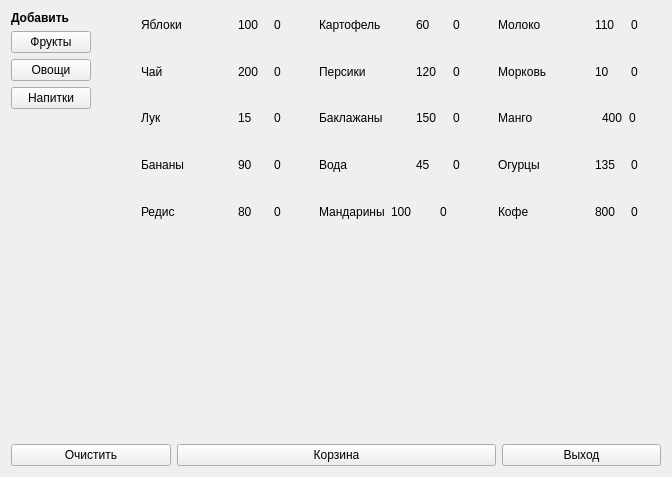
<?xml version="1.0" encoding="UTF-8"?>
<ui version="4.0">
 <class>Selector</class>
 <widget class="QMainWindow" name="Selector">
  <property name="geometry">
   <rect>
    <x>0</x>
    <y>0</y>
    <width>672</width>
    <height>477</height>
   </rect>
  </property>
  <property name="windowTitle">
   <string>Лавка</string>
  </property>
  <widget class="QWidget" name="centralWidget">
   <property name="maximumSize">
    <size>
     <width>672</width>
     <height>16777215</height>
    </size>
   </property>
   <layout class="QVBoxLayout" name="verticalLayout_2">
    <item>
     <layout class="QHBoxLayout" name="horizontalLayout_2" stretch="0,0">
      <property name="spacing">
       <number>50</number>
      </property>
      <property name="sizeConstraint">
       <enum>QLayout::SizeConstraint::SetDefaultConstraint</enum>
      </property>
      <item>
       <layout class="QVBoxLayout" name="verticalLayout">
        <item>
         <widget class="QLabel" name="label">
          <property name="sizePolicy">
           <sizepolicy hsizetype="Maximum" vsizetype="Maximum">
            <horstretch>0</horstretch>
            <verstretch>0</verstretch>
           </sizepolicy>
          </property>
          <property name="font">
           <font>
            <bold>true</bold>
           </font>
          </property>
          <property name="text">
           <string>Добавить</string>
          </property>
         </widget>
        </item>
        <item>
         <widget class="QPushButton" name="pb_fruit">
          <property name="text">
           <string>Фрукты</string>
          </property>
         </widget>
        </item>
        <item>
         <widget class="QPushButton" name="pb_vegetable">
          <property name="text">
           <string>Овощи</string>
          </property>
         </widget>
        </item>
        <item>
         <widget class="QPushButton" name="pb_drink">
          <property name="text">
           <string>Напитки</string>
          </property>
         </widget>
        </item>
        <item>
         <spacer name="verticalSpacer">
          <property name="orientation">
           <enum>Qt::Orientation::Vertical</enum>
          </property>
          <property name="sizeHint" stdset="0">
           <size>
            <width>20</width>
            <height>40</height>
           </size>
          </property>
         </spacer>
        </item>
       </layout>
      </item>
      <item>
       <layout class="QGridLayout" name="gridLayout">
        <property name="sizeConstraint">
         <enum>QLayout::SizeConstraint::SetMinimumSize</enum>
        </property>
        <property name="horizontalSpacing">
         <number>15</number>
        </property>
        <property name="verticalSpacing">
         <number>20</number>
        </property>
        <item row="2" column="0">
         <layout class="QHBoxLayout" name="horizontalLayout_8" stretch="3,1,1">
          <item>
           <widget class="ClickableLabel" name="lbl_item_6">
            <property name="sizePolicy">
             <sizepolicy hsizetype="Preferred" vsizetype="Preferred">
              <horstretch>0</horstretch>
              <verstretch>0</verstretch>
             </sizepolicy>
            </property>
            <property name="text">
             <string>Чай</string>
            </property>
           </widget>
          </item>
          <item>
           <widget class="QLabel" name="lbl_cost_6">
            <property name="text">
             <string>200</string>
            </property>
           </widget>
          </item>
          <item>
           <widget class="QLabel" name="lbl_q_6">
            <property name="sizePolicy">
             <sizepolicy hsizetype="Preferred" vsizetype="Preferred">
              <horstretch>0</horstretch>
              <verstretch>0</verstretch>
             </sizepolicy>
            </property>
            <property name="text">
             <string>0</string>
            </property>
           </widget>
          </item>
         </layout>
        </item>
        <item row="2" column="2">
         <layout class="QHBoxLayout" name="horizontalLayout_7" stretch="3,1,1">
          <item>
           <widget class="ClickableLabel" name="lbl_item_5">
            <property name="sizePolicy">
             <sizepolicy hsizetype="Preferred" vsizetype="Preferred">
              <horstretch>0</horstretch>
              <verstretch>0</verstretch>
             </sizepolicy>
            </property>
            <property name="text">
             <string>Морковь</string>
            </property>
           </widget>
          </item>
          <item>
           <widget class="QLabel" name="lbl_cost_5">
            <property name="text">
             <string>10</string>
            </property>
           </widget>
          </item>
          <item>
           <widget class="QLabel" name="lbl_q_5">
            <property name="sizePolicy">
             <sizepolicy hsizetype="Preferred" vsizetype="Preferred">
              <horstretch>0</horstretch>
              <verstretch>0</verstretch>
             </sizepolicy>
            </property>
            <property name="text">
             <string>0</string>
            </property>
           </widget>
          </item>
         </layout>
        </item>
        <item row="0" column="2">
         <layout class="QHBoxLayout" name="horizontalLayout_5" stretch="3,1,1">
          <item>
           <widget class="ClickableLabel" name="lbl_item_3">
            <property name="sizePolicy">
             <sizepolicy hsizetype="Preferred" vsizetype="Preferred">
              <horstretch>0</horstretch>
              <verstretch>0</verstretch>
             </sizepolicy>
            </property>
            <property name="text">
             <string>Молоко</string>
            </property>
           </widget>
          </item>
          <item>
           <widget class="QLabel" name="lbl_cost_3">
            <property name="text">
             <string>110</string>
            </property>
           </widget>
          </item>
          <item>
           <widget class="QLabel" name="lbl_q_3">
            <property name="sizePolicy">
             <sizepolicy hsizetype="Preferred" vsizetype="Preferred">
              <horstretch>0</horstretch>
              <verstretch>0</verstretch>
             </sizepolicy>
            </property>
            <property name="text">
             <string>0</string>
            </property>
           </widget>
          </item>
         </layout>
        </item>
        <item row="3" column="1">
         <layout class="QHBoxLayout" name="horizontalLayout_9" stretch="3,1,1">
          <item>
           <widget class="ClickableLabel" name="lbl_item_7">
            <property name="sizePolicy">
             <sizepolicy hsizetype="Preferred" vsizetype="Preferred">
              <horstretch>0</horstretch>
              <verstretch>0</verstretch>
             </sizepolicy>
            </property>
            <property name="text">
             <string>Баклажаны</string>
            </property>
           </widget>
          </item>
          <item>
           <widget class="QLabel" name="lbl_cost_7">
            <property name="text">
             <string>150</string>
            </property>
           </widget>
          </item>
          <item>
           <widget class="QLabel" name="lbl_q_7">
            <property name="sizePolicy">
             <sizepolicy hsizetype="Preferred" vsizetype="Preferred">
              <horstretch>0</horstretch>
              <verstretch>0</verstretch>
             </sizepolicy>
            </property>
            <property name="text">
             <string>0</string>
            </property>
           </widget>
          </item>
         </layout>
        </item>
        <item row="0" column="1">
         <layout class="QHBoxLayout" name="horizontalLayout_4" stretch="3,1,1">
          <item>
           <widget class="ClickableLabel" name="lbl_item_2">
            <property name="sizePolicy">
             <sizepolicy hsizetype="Preferred" vsizetype="Preferred">
              <horstretch>0</horstretch>
              <verstretch>0</verstretch>
             </sizepolicy>
            </property>
            <property name="text">
             <string>Картофель</string>
            </property>
           </widget>
          </item>
          <item>
           <widget class="QLabel" name="lbl_cost_2">
            <property name="text">
             <string>60</string>
            </property>
           </widget>
          </item>
          <item>
           <widget class="QLabel" name="lbl_q_2">
            <property name="sizePolicy">
             <sizepolicy hsizetype="Preferred" vsizetype="Preferred">
              <horstretch>0</horstretch>
              <verstretch>0</verstretch>
             </sizepolicy>
            </property>
            <property name="text">
             <string>0</string>
            </property>
           </widget>
          </item>
         </layout>
        </item>
        <item row="7" column="0">
         <layout class="QHBoxLayout" name="horizontalLayout_17" stretch="3,1,1">
          <item>
           <widget class="ClickableLabel" name="lbl_item_15">
            <property name="sizePolicy">
             <sizepolicy hsizetype="Preferred" vsizetype="Preferred">
              <horstretch>0</horstretch>
              <verstretch>0</verstretch>
             </sizepolicy>
            </property>
            <property name="text">
             <string>Редис</string>
            </property>
           </widget>
          </item>
          <item>
           <widget class="QLabel" name="lbl_cost_15">
            <property name="text">
             <string>80</string>
            </property>
           </widget>
          </item>
          <item>
           <widget class="QLabel" name="lbl_q_15">
            <property name="sizePolicy">
             <sizepolicy hsizetype="Preferred" vsizetype="Preferred">
              <horstretch>0</horstretch>
              <verstretch>0</verstretch>
             </sizepolicy>
            </property>
            <property name="text">
             <string>0</string>
            </property>
           </widget>
          </item>
         </layout>
        </item>
        <item row="2" column="1">
         <layout class="QHBoxLayout" name="horizontalLayout_6" stretch="3,1,1">
          <item>
           <widget class="ClickableLabel" name="lbl_item_4">
            <property name="sizePolicy">
             <sizepolicy hsizetype="Preferred" vsizetype="Preferred">
              <horstretch>0</horstretch>
              <verstretch>0</verstretch>
             </sizepolicy>
            </property>
            <property name="text">
             <string>Персики</string>
            </property>
           </widget>
          </item>
          <item>
           <widget class="QLabel" name="lbl_cost_4">
            <property name="text">
             <string>120</string>
            </property>
           </widget>
          </item>
          <item>
           <widget class="QLabel" name="lbl_q_4">
            <property name="sizePolicy">
             <sizepolicy hsizetype="Preferred" vsizetype="Preferred">
              <horstretch>0</horstretch>
              <verstretch>0</verstretch>
             </sizepolicy>
            </property>
            <property name="text">
             <string>0</string>
            </property>
           </widget>
          </item>
         </layout>
        </item>
        <item row="3" column="2">
         <layout class="QHBoxLayout" name="horizontalLayout_10" stretch="3,0,1">
          <item>
           <widget class="ClickableLabel" name="lbl_item_8">
            <property name="sizePolicy">
             <sizepolicy hsizetype="Preferred" vsizetype="Preferred">
              <horstretch>0</horstretch>
              <verstretch>0</verstretch>
             </sizepolicy>
            </property>
            <property name="text">
             <string>Манго</string>
            </property>
           </widget>
          </item>
          <item>
           <widget class="QLabel" name="lbl_cost_8">
            <property name="text">
             <string>400</string>
            </property>
           </widget>
          </item>
          <item>
           <widget class="QLabel" name="lbl_q_8">
            <property name="sizePolicy">
             <sizepolicy hsizetype="Preferred" vsizetype="Preferred">
              <horstretch>0</horstretch>
              <verstretch>0</verstretch>
             </sizepolicy>
            </property>
            <property name="text">
             <string>0</string>
            </property>
           </widget>
          </item>
         </layout>
        </item>
        <item row="0" column="0">
         <layout class="QHBoxLayout" name="horizontalLayout_3" stretch="3,1,1">
          <item>
           <widget class="ClickableLabel" name="lbl_item_1">
            <property name="sizePolicy">
             <sizepolicy hsizetype="Preferred" vsizetype="Preferred">
              <horstretch>0</horstretch>
              <verstretch>0</verstretch>
             </sizepolicy>
            </property>
            <property name="text">
             <string>Яблоки</string>
            </property>
           </widget>
          </item>
          <item>
           <widget class="QLabel" name="lbl_cost_1">
            <property name="text">
             <string>100</string>
            </property>
           </widget>
          </item>
          <item>
           <widget class="QLabel" name="lbl_q_1">
            <property name="sizePolicy">
             <sizepolicy hsizetype="Preferred" vsizetype="Preferred">
              <horstretch>0</horstretch>
              <verstretch>0</verstretch>
             </sizepolicy>
            </property>
            <property name="text">
             <string>0</string>
            </property>
           </widget>
          </item>
         </layout>
        </item>
        <item row="4" column="2">
         <layout class="QHBoxLayout" name="horizontalLayout_13" stretch="3,1,1">
          <item>
           <widget class="ClickableLabel" name="lbl_item_11">
            <property name="sizePolicy">
             <sizepolicy hsizetype="Preferred" vsizetype="Preferred">
              <horstretch>0</horstretch>
              <verstretch>0</verstretch>
             </sizepolicy>
            </property>
            <property name="text">
             <string>Огурцы</string>
            </property>
           </widget>
          </item>
          <item>
           <widget class="QLabel" name="lbl_cost_11">
            <property name="text">
             <string>135</string>
            </property>
           </widget>
          </item>
          <item>
           <widget class="QLabel" name="lbl_q_11">
            <property name="sizePolicy">
             <sizepolicy hsizetype="Preferred" vsizetype="Preferred">
              <horstretch>0</horstretch>
              <verstretch>0</verstretch>
             </sizepolicy>
            </property>
            <property name="text">
             <string>0</string>
            </property>
           </widget>
          </item>
         </layout>
        </item>
        <item row="3" column="0">
         <layout class="QHBoxLayout" name="horizontalLayout_11" stretch="3,1,1">
          <item>
           <widget class="ClickableLabel" name="lbl_item_9">
            <property name="sizePolicy">
             <sizepolicy hsizetype="Preferred" vsizetype="Preferred">
              <horstretch>0</horstretch>
              <verstretch>0</verstretch>
             </sizepolicy>
            </property>
            <property name="text">
             <string>Лук</string>
            </property>
           </widget>
          </item>
          <item>
           <widget class="QLabel" name="lbl_cost_9">
            <property name="text">
             <string>15</string>
            </property>
           </widget>
          </item>
          <item>
           <widget class="QLabel" name="lbl_q_9">
            <property name="sizePolicy">
             <sizepolicy hsizetype="Preferred" vsizetype="Preferred">
              <horstretch>0</horstretch>
              <verstretch>0</verstretch>
             </sizepolicy>
            </property>
            <property name="text">
             <string>0</string>
            </property>
           </widget>
          </item>
         </layout>
        </item>
        <item row="4" column="1">
         <layout class="QHBoxLayout" name="horizontalLayout_12" stretch="3,1,1">
          <item>
           <widget class="ClickableLabel" name="lbl_item_10">
            <property name="sizePolicy">
             <sizepolicy hsizetype="Preferred" vsizetype="Preferred">
              <horstretch>0</horstretch>
              <verstretch>0</verstretch>
             </sizepolicy>
            </property>
            <property name="text">
             <string>Вода</string>
            </property>
           </widget>
          </item>
          <item>
           <widget class="QLabel" name="lbl_cost_10">
            <property name="text">
             <string>45</string>
            </property>
           </widget>
          </item>
          <item>
           <widget class="QLabel" name="lbl_q_10">
            <property name="sizePolicy">
             <sizepolicy hsizetype="Preferred" vsizetype="Preferred">
              <horstretch>0</horstretch>
              <verstretch>0</verstretch>
             </sizepolicy>
            </property>
            <property name="text">
             <string>0</string>
            </property>
           </widget>
          </item>
         </layout>
        </item>
        <item row="4" column="0">
         <layout class="QHBoxLayout" name="horizontalLayout_14" stretch="3,1,1">
          <item>
           <widget class="ClickableLabel" name="lbl_item_12">
            <property name="sizePolicy">
             <sizepolicy hsizetype="Preferred" vsizetype="Preferred">
              <horstretch>0</horstretch>
              <verstretch>0</verstretch>
             </sizepolicy>
            </property>
            <property name="text">
             <string>Бананы</string>
            </property>
           </widget>
          </item>
          <item>
           <widget class="QLabel" name="lbl_cost_12">
            <property name="text">
             <string>90</string>
            </property>
           </widget>
          </item>
          <item>
           <widget class="QLabel" name="lbl_q_12">
            <property name="sizePolicy">
             <sizepolicy hsizetype="Preferred" vsizetype="Preferred">
              <horstretch>0</horstretch>
              <verstretch>0</verstretch>
             </sizepolicy>
            </property>
            <property name="text">
             <string>0</string>
            </property>
           </widget>
          </item>
         </layout>
        </item>
        <item row="7" column="1">
         <layout class="QHBoxLayout" name="horizontalLayout_15" stretch="0,1,1">
          <item>
           <widget class="ClickableLabel" name="lbl_item_13">
            <property name="sizePolicy">
             <sizepolicy hsizetype="Preferred" vsizetype="Preferred">
              <horstretch>0</horstretch>
              <verstretch>0</verstretch>
             </sizepolicy>
            </property>
            <property name="text">
             <string>Мандарины</string>
            </property>
           </widget>
          </item>
          <item>
           <widget class="QLabel" name="lbl_cost_13">
            <property name="text">
             <string>100</string>
            </property>
           </widget>
          </item>
          <item>
           <widget class="QLabel" name="lbl_q_13">
            <property name="sizePolicy">
             <sizepolicy hsizetype="Preferred" vsizetype="Preferred">
              <horstretch>0</horstretch>
              <verstretch>0</verstretch>
             </sizepolicy>
            </property>
            <property name="text">
             <string>0</string>
            </property>
           </widget>
          </item>
         </layout>
        </item>
        <item row="7" column="2">
         <layout class="QHBoxLayout" name="horizontalLayout_16" stretch="3,1,1">
          <item>
           <widget class="ClickableLabel" name="lbl_item_14">
            <property name="sizePolicy">
             <sizepolicy hsizetype="Preferred" vsizetype="Preferred">
              <horstretch>0</horstretch>
              <verstretch>0</verstretch>
             </sizepolicy>
            </property>
            <property name="text">
             <string>Кофе</string>
            </property>
           </widget>
          </item>
          <item>
           <widget class="QLabel" name="lbl_cost_14">
            <property name="text">
             <string>800</string>
            </property>
           </widget>
          </item>
          <item>
           <widget class="QLabel" name="lbl_q_14">
            <property name="sizePolicy">
             <sizepolicy hsizetype="Preferred" vsizetype="Preferred">
              <horstretch>0</horstretch>
              <verstretch>0</verstretch>
             </sizepolicy>
            </property>
            <property name="text">
             <string>0</string>
            </property>
           </widget>
          </item>
         </layout>
        </item>
       </layout>
      </item>
     </layout>
    </item>
    <item>
     <spacer name="verticalSpacer_2">
      <property name="orientation">
       <enum>Qt::Orientation::Vertical</enum>
      </property>
      <property name="sizeHint" stdset="0">
       <size>
        <width>20</width>
        <height>40</height>
       </size>
      </property>
     </spacer>
    </item>
    <item>
     <layout class="QHBoxLayout" name="horizontalLayout" stretch="1,2,1">
      <item>
       <widget class="QPushButton" name="btn_clear">
        <property name="text">
         <string>Очистить</string>
        </property>
       </widget>
      </item>
      <item>
       <widget class="QPushButton" name="btn_cart">
        <property name="text">
         <string>Корзина</string>
        </property>
       </widget>
      </item>
      <item>
       <widget class="QPushButton" name="btn_exit">
        <property name="text">
         <string>Выход</string>
        </property>
       </widget>
      </item>
     </layout>
    </item>
   </layout>
  </widget>
 </widget>
 <layoutdefault spacing="6" margin="11"/>
 <customwidgets>
  <customwidget>
   <class>ClickableLabel</class>
   <extends>QLabel</extends>
   <header>clickablelabel.h</header>
  </customwidget>
 </customwidgets>
 <resources/>
 <connections>
  <connection>
   <sender>btn_exit</sender>
   <signal>clicked()</signal>
   <receiver>Selector</receiver>
   <slot>close()</slot>
   <hints>
    <hint type="sourcelabel">
     <x>639</x>
     <y>378</y>
    </hint>
    <hint type="destinationlabel">
     <x>368</x>
     <y>203</y>
    </hint>
   </hints>
  </connection>
 </connections>
</ui>
